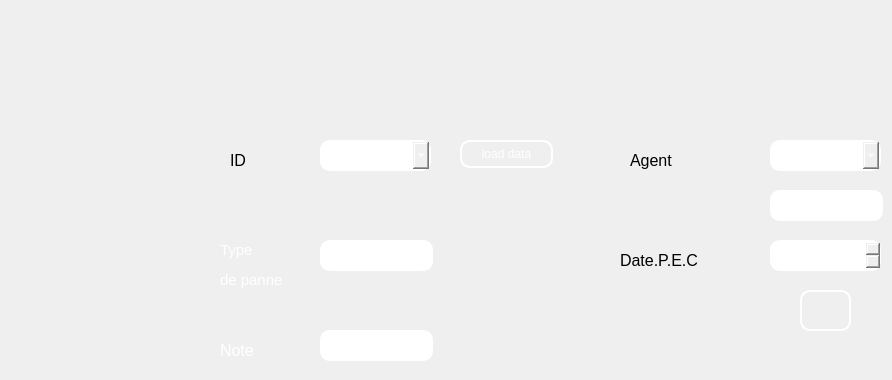
        <widget class="QWidget" name="tab_10">
         <attribute name="title">
          <string>modifier maintenance</string>
         </attribute>
         <widget class="QComboBox" name="combomodifmaint">
          <property name="geometry">
           <rect>
            <x>320</x>
            <y>140</y>
            <width>111</width>
            <height>31</height>
           </rect>
          </property>
          <property name="styleSheet">
           <string notr="true">background-image: url(:/img/img/Microsoft-EP_Graphic_10.16.jpg);
border-style: solid;
color: rgb(255, 255, 255);
border-color: white;
border-width: 2px;
border-radius: 10px;</string>
          </property>
         </widget>
         <widget class="QPushButton" name="pushmodifmaint">
          <property name="geometry">
           <rect>
            <x>460</x>
            <y>140</y>
            <width>93</width>
            <height>28</height>
           </rect>
          </property>
          <property name="styleSheet">
           <string notr="true">background-image: url(:/img/img/Microsoft-EP_Graphic_10.16.jpg);
border-style: solid;
color: rgb(255, 255, 255);
border-color: white;
border-width: 2px;
border-radius: 10px;</string>
          </property>
          <property name="text">
           <string>load data</string>
          </property>
         </widget>
         <widget class="QLineEdit" name="lineEdit_typemaint">
          <property name="geometry">
           <rect>
            <x>320</x>
            <y>240</y>
            <width>113</width>
            <height>31</height>
           </rect>
          </property>
          <property name="styleSheet">
           <string notr="true">background-image: url(:/img/img/Microsoft-EP_Graphic_10.16.jpg);
border-style: solid;
color: rgb(255, 255, 255);
border-color: white;
border-width: 2px;
border-radius: 10px;</string>
          </property>
         </widget>
         <widget class="QLineEdit" name="lineEdit_notemaint">
          <property name="geometry">
           <rect>
            <x>320</x>
            <y>330</y>
            <width>113</width>
            <height>31</height>
           </rect>
          </property>
          <property name="styleSheet">
           <string notr="true">background-image: url(:/img/img/Microsoft-EP_Graphic_10.16.jpg);
border-style: solid;
color: rgb(255, 255, 255);
border-color: white;
border-width: 2px;
border-radius: 10px;</string>
          </property>
         </widget>
         <widget class="QLineEdit" name="lineEdit_agentmaint_2">
          <property name="geometry">
           <rect>
            <x>770</x>
            <y>190</y>
            <width>113</width>
            <height>31</height>
           </rect>
          </property>
          <property name="styleSheet">
           <string notr="true">background-image: url(:/img/img/Microsoft-EP_Graphic_10.16.jpg);
border-style: solid;
color: rgb(255, 255, 255);
border-color: white;
border-width: 2px;
border-radius: 10px;</string>
          </property>
         </widget>
         <widget class="QPushButton" name="modifie_maintenance">
          <property name="geometry">
           <rect>
            <x>800</x>
            <y>290</y>
            <width>51</width>
            <height>41</height>
           </rect>
          </property>
          <property name="styleSheet">
           <string notr="true">background-image: url(:/img/img/Microsoft-EP_Graphic_10.16.jpg);
border-style: solid;
color: rgb(255, 255, 255);
border-color: white;
border-width: 2px;
border-radius: 10px;</string>
          </property>
          <property name="text">
           <string/>
          </property>
          <property name="icon">
           <iconset resource="resource.qrc">
            <normaloff>:/thourayaIMG/filesqt/illustration-refresh-icon_53876-5630.jpg</normaloff>:/thourayaIMG/filesqt/illustration-refresh-icon_53876-5630.jpg</iconset>
          </property>
          <property name="iconSize">
           <size>
            <width>50</width>
            <height>100</height>
           </size>
          </property>
         </widget>
         <widget class="QComboBox" name="comboBoxagent">
          <property name="geometry">
           <rect>
            <x>770</x>
            <y>140</y>
            <width>111</width>
            <height>31</height>
           </rect>
          </property>
          <property name="styleSheet">
           <string notr="true">background-image: url(:/img/img/Microsoft-EP_Graphic_10.16.jpg);
border-style: solid;
color: rgb(255, 255, 255);
border-color: white;
border-width: 2px;
border-radius: 10px;</string>
          </property>
         </widget>
         <widget class="QDateEdit" name="dateEditdatemaint">
          <property name="geometry">
           <rect>
            <x>770</x>
            <y>240</y>
            <width>111</width>
            <height>31</height>
           </rect>
          </property>
          <property name="styleSheet">
           <string notr="true">background-image: url(:/img/img/Microsoft-EP_Graphic_10.16.jpg);
border-style: solid;
color: rgb(255, 255, 255);
border-color: white;
border-width: 2px;
border-radius: 10px;</string>
          </property>
         </widget>
         <widget class="QLabel" name="label_16">
          <property name="enabled">
           <bool>false</bool>
          </property>
          <property name="geometry">
           <rect>
            <x>230</x>
            <y>140</y>
            <width>41</width>
            <height>41</height>
           </rect>
          </property>
          <property name="maximumSize">
           <size>
            <width>94</width>
            <height>76</height>
           </size>
          </property>
          <property name="font">
           <font>
            <family>MS Shell Dlg 2</family>
            <pointsize>11</pointsize>
            <weight>50</weight>
            <italic>false</italic>
            <bold>false</bold>
           </font>
          </property>
          <property name="toolTip">
           <string>&lt;html&gt;&lt;head/&gt;&lt;body&gt;&lt;p&gt;ID&lt;/p&gt;&lt;/body&gt;&lt;/html&gt;</string>
          </property>
          <property name="styleSheet">
           <string notr="true">background-image: url(:/img/img/585e4adacb11b227491c3392.png);

color: rgb(0, 0, 0);
</string>
          </property>
          <property name="text">
           <string>&lt;html&gt;&lt;head/&gt;&lt;body&gt;&lt;p&gt;&lt;span style=&quot; font-size:12pt;&quot;&gt;ID&lt;/span&gt;&lt;/p&gt;&lt;/body&gt;&lt;/html&gt;</string>
          </property>
          <property name="wordWrap">
           <bool>false</bool>
          </property>
         </widget>
         <widget class="QLabel" name="label_17">
          <property name="enabled">
           <bool>false</bool>
          </property>
          <property name="geometry">
           <rect>
            <x>220</x>
            <y>230</y>
            <width>94</width>
            <height>71</height>
           </rect>
          </property>
          <property name="maximumSize">
           <size>
            <width>94</width>
            <height>76</height>
           </size>
          </property>
          <property name="font">
           <font>
            <family>MS Shell Dlg 2</family>
            <pointsize>11</pointsize>
            <weight>50</weight>
            <italic>false</italic>
            <bold>false</bold>
           </font>
          </property>
          <property name="toolTip">
           <string>&lt;html&gt;&lt;head/&gt;&lt;body&gt;&lt;p&gt;ID&lt;/p&gt;&lt;/body&gt;&lt;/html&gt;</string>
          </property>
          <property name="styleSheet">
           <string notr="true">background-image: url(:/img/img/585e4adacb11b227491c3392.png);

color: rgb(0, 0, 0);
</string>
          </property>
          <property name="text">
           <string>&lt;html&gt;&lt;head/&gt;&lt;body&gt;&lt;p&gt;&lt;span style=&quot; color:#ffffff;&quot;&gt;Type &lt;/span&gt;&lt;/p&gt;&lt;p&gt;&lt;span style=&quot; color:#ffffff;&quot;&gt;de panne&lt;/span&gt;&lt;/p&gt;&lt;/body&gt;&lt;/html&gt;</string>
          </property>
          <property name="wordWrap">
           <bool>false</bool>
          </property>
         </widget>
         <widget class="QLabel" name="label_22">
          <property name="enabled">
           <bool>false</bool>
          </property>
          <property name="geometry">
           <rect>
            <x>220</x>
            <y>330</y>
            <width>51</width>
            <height>41</height>
           </rect>
          </property>
          <property name="maximumSize">
           <size>
            <width>94</width>
            <height>76</height>
           </size>
          </property>
          <property name="font">
           <font>
            <family>MS Shell Dlg 2</family>
            <pointsize>11</pointsize>
            <weight>50</weight>
            <italic>false</italic>
            <bold>false</bold>
           </font>
          </property>
          <property name="toolTip">
           <string>&lt;html&gt;&lt;head/&gt;&lt;body&gt;&lt;p&gt;ID&lt;/p&gt;&lt;/body&gt;&lt;/html&gt;</string>
          </property>
          <property name="styleSheet">
           <string notr="true">background-image: url(:/img/img/585e4adacb11b227491c3392.png);

color: rgb(0, 0, 0);
</string>
          </property>
          <property name="text">
           <string>&lt;html&gt;&lt;head/&gt;&lt;body&gt;&lt;p&gt;&lt;span style=&quot; font-size:12pt; color:#ffffff;&quot;&gt;Note&lt;/span&gt;&lt;/p&gt;&lt;/body&gt;&lt;/html&gt;</string>
          </property>
          <property name="wordWrap">
           <bool>false</bool>
          </property>
         </widget>
         <widget class="QLabel" name="label_23">
          <property name="enabled">
           <bool>false</bool>
          </property>
          <property name="geometry">
           <rect>
            <x>630</x>
            <y>130</y>
            <width>61</width>
            <height>61</height>
           </rect>
          </property>
          <property name="maximumSize">
           <size>
            <width>94</width>
            <height>76</height>
           </size>
          </property>
          <property name="font">
           <font>
            <family>MS Shell Dlg 2</family>
            <pointsize>11</pointsize>
            <weight>50</weight>
            <italic>false</italic>
            <bold>false</bold>
           </font>
          </property>
          <property name="toolTip">
           <string>&lt;html&gt;&lt;head/&gt;&lt;body&gt;&lt;p&gt;ID&lt;/p&gt;&lt;/body&gt;&lt;/html&gt;</string>
          </property>
          <property name="styleSheet">
           <string notr="true">background-image: url(:/img/img/585e4adacb11b227491c3392.png);

color: rgb(0, 0, 0);
</string>
          </property>
          <property name="text">
           <string>&lt;html&gt;&lt;head/&gt;&lt;body&gt;&lt;p&gt;&lt;span style=&quot; font-size:12pt;&quot;&gt;Agent &lt;/span&gt;&lt;/p&gt;&lt;/body&gt;&lt;/html&gt;</string>
          </property>
          <property name="wordWrap">
           <bool>false</bool>
          </property>
         </widget>
         <widget class="QLabel" name="label_24">
          <property name="enabled">
           <bool>false</bool>
          </property>
          <property name="geometry">
           <rect>
            <x>620</x>
            <y>240</y>
            <width>94</width>
            <height>41</height>
           </rect>
          </property>
          <property name="maximumSize">
           <size>
            <width>94</width>
            <height>76</height>
           </size>
          </property>
          <property name="font">
           <font>
            <family>MS Shell Dlg 2</family>
            <pointsize>11</pointsize>
            <weight>50</weight>
            <italic>false</italic>
            <bold>false</bold>
           </font>
          </property>
          <property name="toolTip">
           <string>&lt;html&gt;&lt;head/&gt;&lt;body&gt;&lt;p&gt;ID&lt;/p&gt;&lt;/body&gt;&lt;/html&gt;</string>
          </property>
          <property name="styleSheet">
           <string notr="true">background-image: url(:/img/img/585e4adacb11b227491c3392.png);

color: rgb(0, 0, 0);
</string>
          </property>
          <property name="text">
           <string>&lt;html&gt;&lt;head/&gt;&lt;body&gt;&lt;p&gt;&lt;span style=&quot; font-size:12pt;&quot;&gt;Date.P.E.C&lt;/span&gt;&lt;/p&gt;&lt;/body&gt;&lt;/html&gt;</string>
          </property>
          <property name="wordWrap">
           <bool>false</bool>
          </property>
         </widget>
        </widget>
